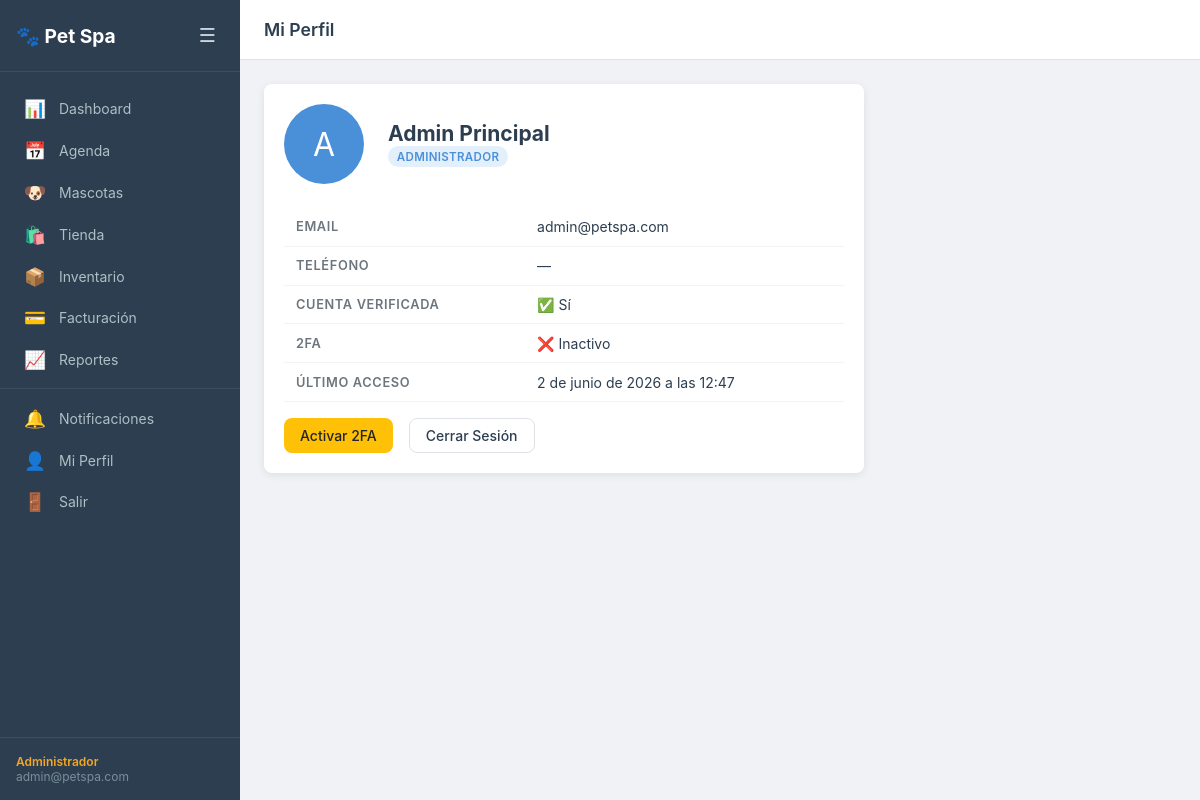
/auth/perfil/ (signed in), run on the app's committed database.
### apps/usuarios/models.py (models this page shows, shortened)
class Usuario(AbstractUser):
    rol                = models.ForeignKey(Rol, on_delete=models.SET_NULL, null=True, blank=True)
    telefono           = models.CharField(max_length=20, blank=True)
    email              = models.EmailField(unique=True)
    email_verificado   = models.BooleanField(default=False)
    token_activacion   = models.CharField(max_length=64, blank=True)
    token_expiracion   = models.DateTimeField(null=True, blank=True)
    intentos_fallidos  = models.IntegerField(default=0)
    bloqueado_hasta    = models.DateTimeField(null=True, blank=True)
    two_factor_secret  = models.CharField(max_length=32, blank=True)
    two_factor_activo  = models.BooleanField(default=False)
    ultimo_acceso      = models.DateTimeField(null=True, blank=True)
    USERNAME_FIELD = 'email'
    REQUIRED_FIELDS = ['username']
    class Meta:
        verbose_name = 'Usuario'
        verbose_name_plural = 'Usuarios'

class Rol(models.Model):
    NOMBRES = [
        ('admin', 'Administrador'),
        ('recepcion', 'Recepción'),
        ('groomer', 'Groomer'),
        ('cliente', 'Cliente'),
    ]
    nombre      = models.CharField(max_length=50, unique=True, choices=NOMBRES)
    descripcion = models.TextField(blank=True)
    def __str__(self):
        return self.get_nombre_display()

### apps/usuarios/views.py (the view)
# urls.py: path('perfil/', views.perfil, name='perfil'),
@login_requerido
def perfil(request):
    return render(request, 'usuarios/perfil.html', {'usuario': request.user})

### templates/usuarios/perfil.html (shortened to what this page needs)
{% extends 'base.html' %}
{% block page_title %}Mi Perfil{% endblock %}
{% block content %}
<div class="card" style="max-width:600px">
  <div class="card-body">
    <div style="display:flex;align-items:center;gap:1.5rem;margin-bottom:1.5rem">
      <div style="width:80px;height:80px;border-radius:50%;background:var(--primary);display:flex;align-items:center;justify-content:center;font-size:2rem;color:#fff">
        {{ usuario.first_name|first|upper|default:usuario.email|first|upper }}
      </div>
      <div>
        <h2 style="margin:0">{{ usuario.get_full_name|default:usuario.email }}</h2>
        <span class="badge badge-primary">{{ usuario.rol }}</span>
      </div>
    </div>
    <table class="table">
      <tr><th>Email</th><td>{{ usuario.email }}</td></tr>
      <tr><th>Teléfono</th><td>{{ usuario.telefono|default:"—" }}</td></tr>
      <tr><th>Cuenta verificada</th><td>{% if usuario.email_verificado %}✅ Sí{% else %}❌ No{% endif %}</td></tr>
      <tr><th>2FA</th><td>{% if usuario.two_factor_activo %}✅ Activo{% else %}❌ Inactivo{% endif %}</td></tr>
      <tr><th>Último acceso</th><td>{{ usuario.ultimo_acceso|default:"—" }}</td></tr>
    </table>
    <div style="margin-top:1rem;display:flex;gap:1rem;flex-wrap:wrap">
      {% if usuario.rol.nombre == 'admin' and not usuario.two_factor_activo %}
      <a href="{% url 'usuarios:setup_2fa' %}" class="btn btn-warning">Activar 2FA</a>
      {% endif %}
      <a href="{% url 'usuarios:logout' %}" class="btn btn-outline">Cerrar Sesión</a>
    </div>
  </div>
</div>
{% endblock %}

### templates/base.html (shortened to what this page needs)
{% load static %}
<!DOCTYPE html>
<html lang="es">
<head>
  <link rel="stylesheet" href="{% static 'css/base.css' %}">
</head>
<body>
<div class="layout">
  <aside class="sidebar" id="sidebar">
    <div class="sidebar-header">
      <span class="logo">🐾 Pet Spa</span>
      <button class="sidebar-toggle" onclick="toggleSidebar()">☰</button>
    </div>
    <nav class="sidebar-nav">
      <a href="{% url 'dashboard:inicio' %}" class="nav-item {% if request.resolver_match.namespace == 'dashboard' %}active{% endif %}">
        <span class="nav-icon">📊</span><span class="nav-label">Dashboard</span>
      </a>
      {% if user.rol.nombre != 'cliente' %}
      <a href="{% url 'agenda:calendario' %}" class="nav-item {% if request.resolver_match.namespace == 'agenda' %}active{% endif %}">
        <span class="nav-icon">📅</span><span class="nav-label">Agenda</span>
      </a>
      {% endif %}
      <a href="{% url 'mascotas:lista' %}" class="nav-item {% if request.resolver_match.namespace == 'mascotas' %}active{% endif %}">
        <span class="nav-icon">🐶</span><span class="nav-label">Mascotas</span>
      </a>
      <a href="{% url 'tienda:catalogo' %}" class="nav-item {% if request.resolver_match.namespace == 'tienda' %}active{% endif %}">
        <span class="nav-icon">🛍️</span><span class="nav-label">Tienda</span>
      </a>
      {% if user.rol.nombre in 'admin,recepcion' %}
      <a href="{% url 'inventario:lista' %}" class="nav-item {% if request.resolver_match.namespace == 'inventario' %}active{% endif %}">
        <span class="nav-icon">📦</span><span class="nav-label">Inventario</span>
      </a>
      <a href="{% url 'facturacion:lista' %}" class="nav-item {% if request.resolver_match.namespace == 'facturacion' %}active{% endif %}">
        <span class="nav-icon">💳</span><span class="nav-label">Facturación</span>
      </a>
      {% endif %}
      {% if user.rol.nombre == 'admin' %}
      <a href="{% url 'dashboard:ocupacion' %}" class="nav-item">
        <span class="nav-icon">📈</span><span class="nav-label">Reportes</span>
      </a>
      {% endif %}
      <div class="nav-divider"></div>
      <a href="{% url 'notificaciones:lista' %}" class="nav-item">
        <span class="nav-icon">🔔</span><span class="nav-label">Notificaciones</span>
      </a>
      <a href="{% url 'usuarios:perfil' %}" class="nav-item">
        <span class="nav-icon">👤</span><span class="nav-label">Mi Perfil</span>
      </a>
      <a href="{% url 'usuarios:logout' %}" class="nav-item nav-logout">
        <span class="nav-icon">🚪</span><span class="nav-label">Salir</span>
      </a>
    </nav>
    <div class="sidebar-footer">
      <span class="user-rol">{{ user.rol }}</span>
      <span class="user-email">{{ user.email }}</span>
    </div>
  </aside>
  <main class="main-content">
    <header class="topbar">
      <h1 class="page-title">{% block page_title %}{% endblock %}</h1>
    </header>
    <div class="content-body">
      {% block content %}{% endblock %}
    </div>
  </main>
</div>
</body>
</html>

### static/css/base.css (style rules this page uses)
:root { --primary: #4A90D9; --primary-dk: #3070b3; --secondary: #F5A623; --success: #28a745; --danger: #dc3545; --warning: #ffc107; --info: #17a2b8; --dark: #2C3E50; --gray: #6c757d; --light: #f8f9fa; --border: #dee2e6; --sidebar-w: 240px; --topbar-h: 60px; --radius: 8px; --shadow: 0 2px 8px rgba(0,0,0,.08); --shadow-md: 0 4px 16px rgba(0,0,0,.12); }
*, *::before, *::after { box-sizing: border-box; margin: 0; padding: 0; }
body { font-family: -apple-system, BlinkMacSystemFont, 'Segoe UI', Roboto, sans-serif; font-size: 14px; color: var(--dark); background: #f0f2f5; min-height: 100vh; }
a { color: var(--primary); text-decoration: none; }
.layout { display: flex; min-height: 100vh; }
.sidebar { width: var(--sidebar-w); background: var(--dark); color: #cdd6df; display: flex; flex-direction: column; position: fixed; top: 0; left: 0; bottom: 0; z-index: 100; transition: transform .25s; }
.sidebar-header { display: flex; align-items: center; justify-content: space-between; padding: 1.25rem 1rem; border-bottom: 1px solid rgba(255,255,255,.08); }
.logo { font-size: 1.2rem; font-weight: 700; color: #fff; }
.sidebar-toggle, .menu-btn { background: none; border: none; color: #cdd6df; font-size: 1.2rem; cursor: pointer; padding: .25rem .5rem; }
.sidebar-nav { flex: 1; padding: 1rem 0; overflow-y: auto; }
.nav-item { display: flex; align-items: center; gap: .75rem; padding: .65rem 1.25rem; color: #b0bec5; transition: background .15s, color .15s; border-left: 3px solid transparent; }
.nav-icon { font-size: 1.1rem; width: 24px; text-align: center; }
.nav-divider { height: 1px; background: rgba(255,255,255,.08); margin: .5rem 0; }
.sidebar-footer { padding: 1rem; border-top: 1px solid rgba(255,255,255,.08); font-size: .75rem; }
.user-rol { display: block; color: var(--secondary); font-weight: 600; }
.user-email { display: block; color: #78909c; white-space: nowrap; overflow: hidden; text-overflow: ellipsis; }
.main-content { margin-left: var(--sidebar-w); flex: 1; display: flex; flex-direction: column; min-height: 100vh; }
.topbar { height: var(--topbar-h); background: #fff; border-bottom: 1px solid var(--border); display: flex; align-items: center; padding: 0 1.5rem; gap: 1rem; position: sticky; top: 0; z-index: 50; }
.page-title { flex: 1; font-size: 1.1rem; font-weight: 600; }
.content-body { padding: 1.5rem; }
.btn { display: inline-flex; align-items: center; gap: .35rem; padding: .5rem 1rem; border-radius: var(--radius); border: none; cursor: pointer; font-size: .875rem; font-weight: 500; transition: background .15s, transform .1s; text-decoration: none; }
.btn-warning { background: var(--warning); color: #212529; }
.btn-outline { background: transparent; border: 1px solid var(--border); color: var(--dark); }
.card { background: #fff; border-radius: var(--radius); box-shadow: var(--shadow); overflow: hidden; }
.card-body { padding: 1.25rem; }
.table { width: 100%; border-collapse: collapse; }
.table th, .table td { padding: .65rem .75rem; border-bottom: 1px solid #f1f3f5; text-align: left; }
.table th { font-weight: 600; color: var(--gray); font-size: .8rem; text-transform: uppercase; letter-spacing: .05em; }
.badge { display: inline-block; padding: .2rem .55rem; border-radius: 20px; font-size: .72rem; font-weight: 600; text-transform: uppercase; letter-spacing: .03em; }
.badge-primary, .badge-blue { background: #e3f0fb; color: var(--primary); }

### data on the page
Usuario: rol "Administrador", email "admin@petspa.com", first_name|first "A", get_full_name "Admin Principal", rol "ADMINISTRADOR", telefono "—", ultimo_acceso "2 de junio de 2026 a las 12:47"
